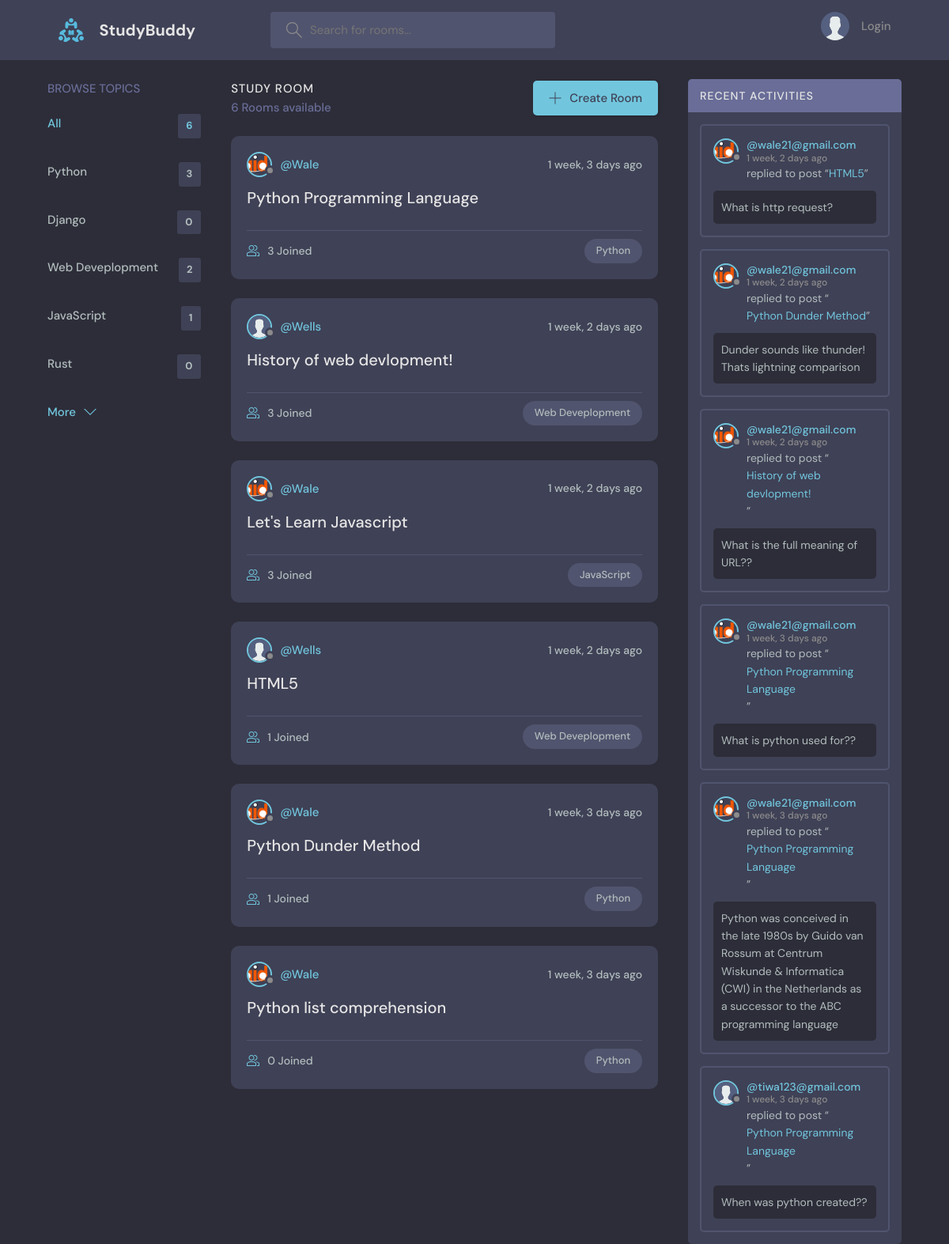
The page / on the database its author committed.
### myapp/models.py (models this page shows, shortened)
class Topic(models.Model):
    name = models.CharField(max_length=200)

class Room(models.Model):
    host = models.ForeignKey(settings.AUTH_USER_MODEL,on_delete=models.SET_NULL, null=True)
    topic = models.ForeignKey(Topic,on_delete=models.SET_NULL, null=True)
    name = models.CharField(max_length=200)
    description = models.TextField(null=True, blank=True)
    participants = models.ManyToManyField(settings.AUTH_USER_MODEL,related_name="participants", blank=True)
    updated = models.DateTimeField(auto_now=True)
    created =  models.DateTimeField(auto_now_add=True)
    class Meta:
        ordering = ['-updated', '-created']
    def __str__(self):
        return self.name

class Message(models.Model):
    user = models.ForeignKey(settings.AUTH_USER_MODEL, on_delete=models.CASCADE)
    room = models.ForeignKey(Room,on_delete=models.CASCADE)
    body = models.TextField()
    updated = models.DateTimeField(auto_now=True)
    created =  models.DateTimeField(auto_now_add=True)
    class Meta:
        ordering = ['-updated', '-created']

### User_auth/models.py (models this page shows)
class User(AbstractUser):
    bio = models.TextField(null=True)
    avatar = models.ImageField(null=True, default="avatar.svg")
    email = models.EmailField(unique=True, null=True)
    objects = NewUserManager()
    USERNAME_FIELD = "email"
    REQUIRED_FIELDS = []
    def __str__(self):
        return self.email

### myapp/views.py (the view)
# urls.py: path('',views.home, name="home"),
def home(request):
    q = request.GET.get('q')
    if q != None:
        pass
    else:
        q = ''
    rooms = Room.objects.filter(
        Q(topic__name__icontains=q) |
        Q(name__icontains=q) |
        Q(description__icontains=q)
    )
    all_topics = Topic.objects.all()
    topics = Topic.objects.all()[0:5]
    room_count = rooms.count()
    room_messages = Message.objects.filter(Q(room__topic__name__icontains=q))
    context = {'rooms':rooms, 'topics':topics,
     'room_count':room_count, 'room_messages':room_messages,'all_topics':all_topics}
    return render(request, 'myapp/home.html',context)

### myapp/templates/myapp/home.html (shortened to what this page needs)
{% extends 'main.html' %}
{%block content%}
    <main class="layout layout--3">
      <div class="container">
        {% include 'myapp/topics_components.html' %}
        <div class="roomList">
          <div class="roomList__header">
            <div>
              <h2>Study Room</h2>
              <p>{{room_count}} Rooms available</p>
            </div>
            <a class="btn btn--main" href="{% url 'create_room' %}">
              <svg version="1.1" xmlns="http://www.w3.org/2000/svg" width="32" height="32" viewBox="0 0 32 32">
                <title>add</title>
                <path
                  d="M16.943 0.943h-1.885v14.115h-14.115v1.885h14.115v14.115h1.885v-14.115h14.115v-1.885h-14.115v-14.115z"
                ></path>
              </svg>
              Create Room
            </a>
          </div>
          {% include 'myapp/feeds_components.html' %}
        </div>
        {% include 'myapp/activity_components.html' %}
      </div>
    </main>
{%endblock%}

### myapp/templates/myapp/topics_components.html
<div class="topics">
    <div class="topics__header">
      <h2>Browse Topics</h2>
    </div>
    <ul class="topics__list">
      <li>
        <a href="{% url 'home' %}" class="active">All <span>{{all_topics.count}}</span></a>
      </li>
      {% for topic in topics %}
      <li>
        <a href="{% url 'home' %}?q={{topic.name}}">{{topic.name}}<span>{{topic.room_set.all.count}}</span></a>
      </li>
      {% endfor %}
    </ul>
    <a class="btn btn--link" href="{% url 'topics' %}">
      More
      <svg version="1.1" xmlns="http://www.w3.org/2000/svg" width="32" height="32" viewBox="0 0 32 32">
        <title>chevron-down</title>
        <path d="M16 21l-13-13h-3l16 16 16-16h-3l-13 13z"></path>
      </svg>
    </a>
  </div>

### myapp/templates/myapp/feeds_components.html (shortened to what this page needs)
{% for room in rooms %}
<div class="roomListRoom">
    <div class="roomListRoom__header">
      <a href="{% url 'user_profile' room.host.id %}" class="roomListRoom__author">
        <div class="avatar avatar--small">
          <img src="{{room.host.avatar.url}}" />
        </div>
        <span>@{{room.host.username}}</span>
      </a>
      <div class="roomListRoom__actions">
        <span>{{room.created | timesince}} ago</span>
      </div>
    </div>
    <div class="roomListRoom__content">
      <a href="{% url 'room' room.id %}">{{room.name}}</a>
    </div>
    <div class="roomListRoom__meta">
      <a href="{% url 'room' room.id %}" class="roomListRoom__joined">
        {{room.participants.all.count}} Joined
      </a>
      <p class="roomListRoom__topic">{{room.topic.name}}</p>
    </div>
  </div>
  {% endfor %}

### myapp/templates/myapp/activity_components.html (shortened to what this page needs)
<div class="activities">
    <div class="activities__header">
      <h2>Recent Activities</h2>
    </div>
    {% for message in room_messages %}
    <div class="activities__box">
      <div class="activities__boxHeader roomListRoom__header">
        <a href="{% url 'user_profile' message.user.id %}" class="roomListRoom__author">
          <div class="avatar avatar--small">
            <img src="{{message.user.avatar.url}}" />
          </div>
          <p>
            @{{message.user}}
            <span>{{message.created| timesince}} ago</span>
          </p>
        </a>
      </div>
      <div class="activities__boxContent">
        <p>replied to post “<a href="{% url 'room' message.room.id %}">{{message.room}}</a>”</p>
        <div class="activities__boxRoomContent">
            {{message.body}}
        </div>
      </div>
    </div>
    {% endfor %}
</div>

### rows shown on the page
Topic: name "Python", room_set.all.count "3"
Topic: name "Django", room_set.all.count "0"
Topic: name "Web Deveplopment", room_set.all.count "2"
Topic: name "JavaScript", room_set.all.count "1"
Topic: name "Rust", room_set.all.count "0"
Room: host.avatar (picture), host.username "Wale", created "1 week, 3 days", name "Python Programming Language", participants.all.count "3", topic.name "Python"
Room: host.avatar (placeholder picture), host.username "Wells", created "1 week, 2 days", name "History of web devlopment!", participants.all.count "3", topic.name "Web Deveplopment"
Room: host.avatar (picture), host.username "Wale", created "1 week, 2 days", name "Let's Learn Javascript", participants.all.count "3", topic.name "JavaScript"
Room: host.avatar (placeholder picture), host.username "Wells", created "1 week, 2 days", name "HTML5", participants.all.count "1", topic.name "Web Deveplopment"
Room: host.avatar (picture), host.username "Wale", created "1 week, 3 days", name "Python Dunder Method", participants.all.count "1", topic.name "Python"
Room: host.avatar (picture), host.username "Wale", created "1 week, 3 days", name "Python list comprehension", participants.all.count "0", topic.name "Python"
Message: user.avatar (picture), user "wale21@gmail.com", created "1 week, 2 days", room "HTML5", body "What is http request?"
Message: user.avatar (picture), user "wale21@gmail.com", created "1 week, 2 days", room "Python Dunder Method", body "Dunder sounds like thunder! Thats lightning comparison"
Message: user.avatar (picture), user "wale21@gmail.com", created "1 week, 2 days", room "History of web devlopment!", body "What is the full meaning of URL??"
Message: user.avatar (picture), user "wale21@gmail.com", created "1 week, 3 days", room "Python Programming Language", body "What is python used for??"
Message: user.avatar (picture), user "wale21@gmail.com", created "1 week, 3 days", room "Python Programming Language", body "Python was conceived in the late 1980s by Guido van Rossum at Centrum Wiskunde & Informatica (CWI) in the Netherlands as a successor to the ABC programming language"
Message: user.avatar (placeholder picture), user "tiwa123@gmail.com", created "1 week, 3 days", room "Python Programming Language", body "When was python created??"

### other values the page prints
{{ all_topics.count }} "6"
{{ room_count }} "6"
